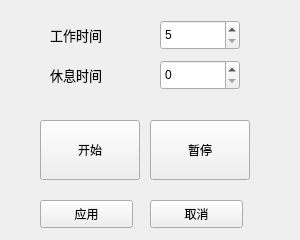
<?xml version="1.0" encoding="UTF-8"?>
<ui version="4.0">
 <class>Widget</class>
 <widget class="QWidget" name="Widget">
  <property name="geometry">
   <rect>
    <x>0</x>
    <y>0</y>
    <width>300</width>
    <height>240</height>
   </rect>
  </property>
  <property name="windowTitle">
   <string>Widget</string>
  </property>
  <widget class="QLabel" name="label">
   <property name="geometry">
    <rect>
     <x>50</x>
     <y>20</y>
     <width>80</width>
     <height>30</height>
    </rect>
   </property>
   <property name="font">
    <font>
     <pointsize>10</pointsize>
    </font>
   </property>
   <property name="text">
    <string>工作时间</string>
   </property>
  </widget>
  <widget class="QLabel" name="label_2">
   <property name="geometry">
    <rect>
     <x>50</x>
     <y>60</y>
     <width>80</width>
     <height>30</height>
    </rect>
   </property>
   <property name="font">
    <font>
     <pointsize>10</pointsize>
    </font>
   </property>
   <property name="text">
    <string>休息时间</string>
   </property>
  </widget>
  <widget class="QPushButton" name="BtnApply">
   <property name="geometry">
    <rect>
     <x>40</x>
     <y>200</y>
     <width>93</width>
     <height>28</height>
    </rect>
   </property>
   <property name="text">
    <string>应用</string>
   </property>
  </widget>
  <widget class="QPushButton" name="BtnCancel">
   <property name="geometry">
    <rect>
     <x>150</x>
     <y>200</y>
     <width>93</width>
     <height>28</height>
    </rect>
   </property>
   <property name="text">
    <string>取消</string>
   </property>
  </widget>
  <widget class="QSpinBox" name="spinWork">
   <property name="geometry">
    <rect>
     <x>160</x>
     <y>20</y>
     <width>80</width>
     <height>30</height>
    </rect>
   </property>
   <property name="minimum">
    <number>5</number>
   </property>
   <property name="maximum">
    <number>999</number>
   </property>
   <property name="singleStep">
    <number>5</number>
   </property>
  </widget>
  <widget class="QSpinBox" name="spinRest">
   <property name="geometry">
    <rect>
     <x>160</x>
     <y>60</y>
     <width>80</width>
     <height>30</height>
    </rect>
   </property>
  </widget>
  <widget class="QPushButton" name="StaBtn">
   <property name="geometry">
    <rect>
     <x>40</x>
     <y>120</y>
     <width>100</width>
     <height>60</height>
    </rect>
   </property>
   <property name="text">
    <string>开始</string>
   </property>
  </widget>
  <widget class="QPushButton" name="StopBtn">
   <property name="geometry">
    <rect>
     <x>150</x>
     <y>120</y>
     <width>100</width>
     <height>60</height>
    </rect>
   </property>
   <property name="text">
    <string>暂停</string>
   </property>
  </widget>
 </widget>
 <layoutdefault spacing="6" margin="11"/>
 <resources/>
 <connections/>
</ui>
